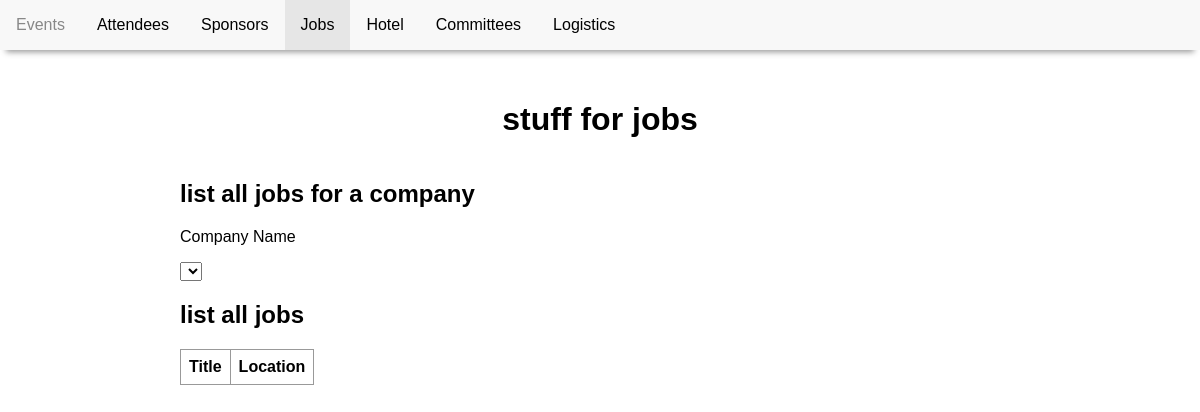
Before: /jobs.php with the older database file.
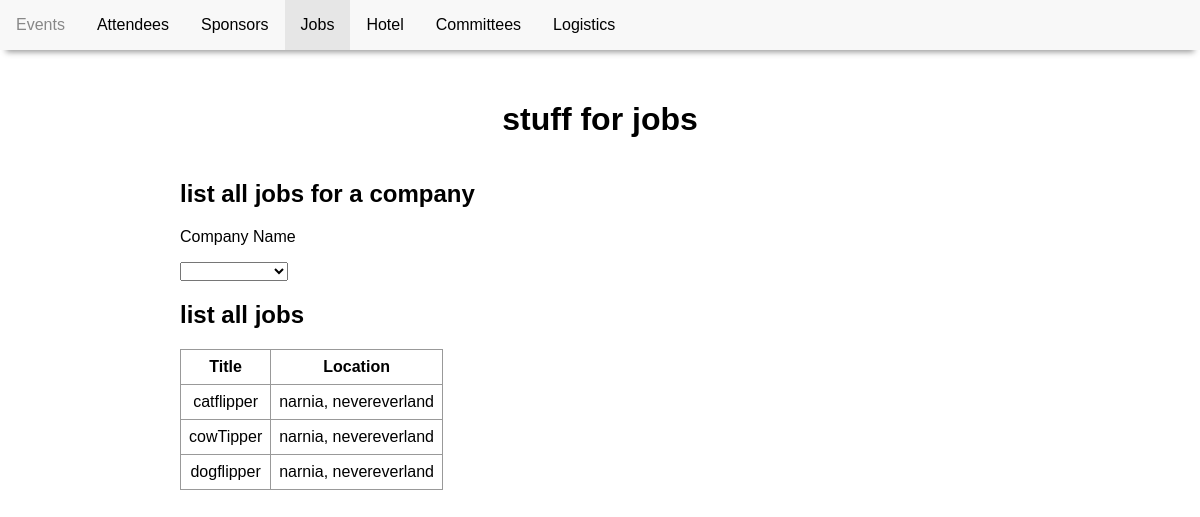
After: the same page with the newer database file.
### tables this page shows
CREATE TABLE JobPostings(
    jobTitle varchar(30) NOT NULL,
    jobCity varchar(30) NOT NULL,
    jobProvince varchar(30) NOT NULL,
    payRate decimal(8,2),
    companyName varchar(30) NOT NULL,
    PRIMARY KEY (jobTitle, jobCity, jobProvince, companyName),
    FOREIGN KEY (companyName) REFERENCES SponsorCompany(companyName) ON DELETE CASCADE
);

### jobs.php (the view, shortened to what this page needs)
<!DOCTYPE html>
<html>
    <head>
    <link href="conference.css" type="text/css" rel="stylesheet" />
    </head>
    <body>
        <nav>
            <ul class="navbar">
                <li><a href="index.php">Events</a></li>
                <li><a href="attendees.php">Attendees</a></li>
                <li><a href="sponsors.php">Sponsors</a></li>
                <li><a class="active" href="jobs.php">Jobs</a></li>
                <li><a href="hotel.php">Hotel</a></li>
                <li><a href="committees.php">Committees</a></li>
                <li><a href="logistics.php">Logistics</a></li>
            </ul>
        </nav>
        <header>
            <h1>stuff for jobs</h1>
        </header>
        <div class="main">
            <?php include 'pdo.php'; ?>
            <div id="companyjobs">
                <h2>list all jobs for a company</h2>
                <div id="companyselection">
                    <p>Company Name</p>
                    <?php
                        $query = 'SELECT companyName FROM SponsorCompany;';
                        $stmt = $pdo->prepare($query);
                        $stmt->execute();
                        echo "<select id='companyname' onChange='displayJobs(this.value)'>";
                        echo "<option value=''></option>";
                        while ($company = $stmt->fetch()){
                            echo "<option value=" . $company['companyName'] . ">" . $company["companyName"] . "</option>";
                        }
                        echo "</select><br>";
                    ?>
                </div>
            </div>
            <h2>list all jobs</h2>
            <?php
                $query = 'SELECT jobTitle, CONCAT(jobCity,\', \',jobProvince) as jobLocation FROM JobPostings;';
                $stmt = $pdo->prepare($query);
                $stmt->execute();
                echo "<table>";
                    echo "<tr><th>Title</th><th>Location</th></tr>";
                    while ($job = $stmt->fetch()) {
                        $jobTitle = $job["jobTitle"];
                        $jobLocation = $job["jobLocation"];
                        echo "<tr><td>$jobTitle</td><td>$jobLocation</td></tr>";
                    }
                echo "</table>";
            ?>
        </div>
    </body>
</html>

Changed rows visible on the page:
added jobpostings: jobTitle "catflipper", jobLocation "narnia, nevereverland"
added jobpostings: jobTitle "cowTipper", jobLocation "narnia, nevereverland"
added jobpostings: jobTitle "dogflipper", jobLocation "narnia, nevereverland"
